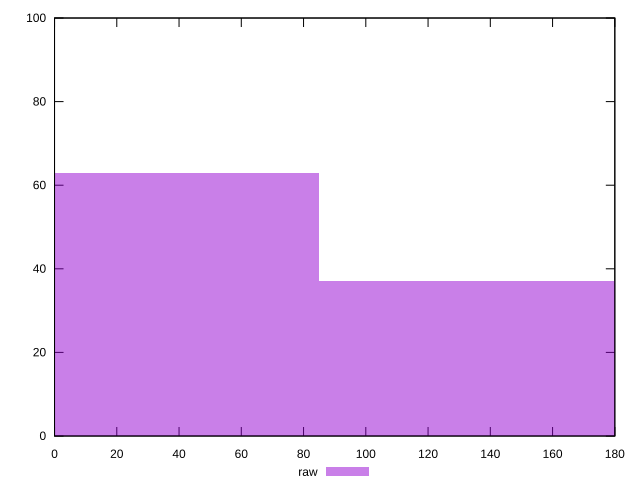

Source code (gnuplot):
reset

$raw <<EOF
0 63
170.12580007086234 37
EOF

set key outside below
set boxwidth 170.12580007086234
set xrange [0:180]
set yrange [0:100]
set trange [0:100]
set style fill transparent solid 0.5 noborder
set terminal svg size 640, 490 enhanced background rgb 'white'
set output "report_00015_2021-02-09T16-11-33.973Z/unminified-css/samples/pages/raw/histogram.svg"

plot $raw title "raw" with boxes

reset
